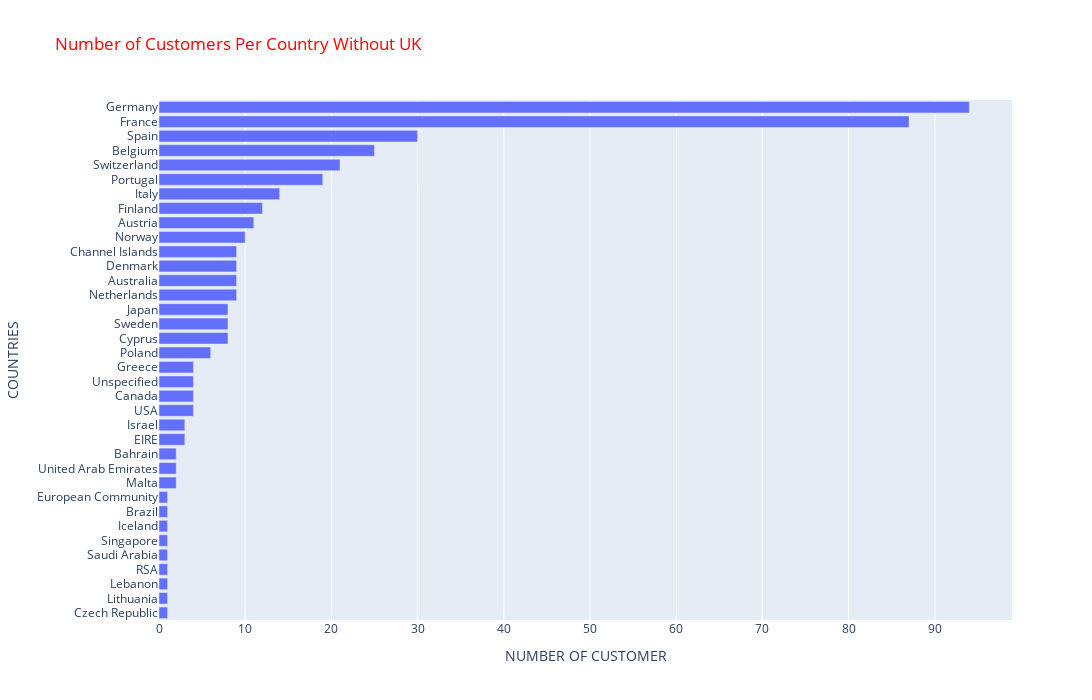

Source (notebook cell):
### Code cell
# PLOTLY BAR PLOT
import plotly.express as px
plt.figure(figsize = (16,9))
fig = px.bar(df.groupby('country')["customerid"].nunique().sort_values(ascending=False),
             x = df.groupby('country')["customerid"].nunique().sort_values(ascending=False).iloc[1:], 
             y = df.groupby('country')["customerid"].nunique().sort_values(ascending=False).iloc[1:].index,
             title="Number of Customers Per Country Without UK")
fig.update_yaxes(categoryorder='total ascending')
fig.update_layout(xaxis_title="NUMBER OF CUSTOMER",yaxis_title="COUNTRIES", autosize=False, width=1400, height=700, title_font_color="red",)
fig.show()

### Figure 1 — Plotly figure (JSON) as saved in the notebook; plotly's stock layout.template omitted (floating-point values rounded to 4 significant figures)
{"data": [{"alignmentgroup": "True", "hovertemplate": "x=%{x}<br>y=%{y}<extra></extra>", "legendgroup": "", "marker": {"color": "#636efa", "pattern": {"shape": ""}}, "name": "", "offsetgroup": "", "orientation": "h", "showlegend": false, "textposition": "auto", "type": "bar", "x": [94, 87, 30, 25, 21, 19, 14, 12, 11, 10, 9, 9, 9, 9, 8, 8, 8, 6, 4, 4, 4, 4, 3, 3, 2, 2, 2, 1, 1, 1, 1, 1, 1, 1, 1, 1], "xaxis": "x", "y": ["Germany", "France", "Spain", "Belgium", "Switzerland", "Portugal", "Italy", "Finland", "Austria", "Norway", "Netherlands", "Australia", "Denmark", "Channel Islands", "Cyprus", "Sweden", "Japan", "Poland", "USA", "Canada", "Unspecified", "Greece", "EIRE", "Israel", "Malta", "United Arab Emirates", "Bahrain", "Czech Republic", "Lithuania", "Lebanon", "RSA", "Saudi Arabia", "Singapore", "Iceland", "Brazil", "European Community"], "yaxis": "y"}], "layout": {"autosize": false, "barmode": "relative", "height": 700, "legend": {"tracegroupgap": 0}, "title": {"font": {"color": "red"}, "text": "Number of Customers Per Country Without UK"}, "width": 1400, "xaxis": {"anchor": "y", "domain": [0, 1], "title": {"text": "NUMBER OF CUSTOMER"}}, "yaxis": {"anchor": "x", "categoryorder": "total ascending", "domain": [0, 1], "title": {"text": "COUNTRIES"}}}}
